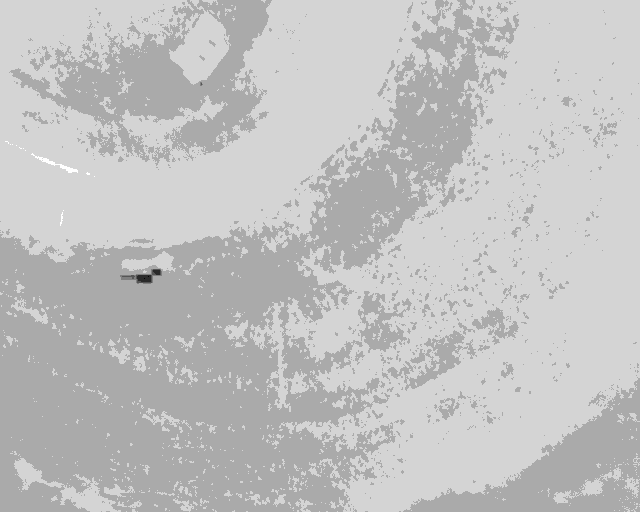
//> input picture 개발일지/회사_생활/IR_reader/IR_reader/images/IMG_04_0000000001_0.tiff, 640 x 512 px; its folder holds only this picture in this run
$ ./main   (built with g++ and OpenCV 4)
//> lines starting //> are read from the running program, lines starting //| are printed output that depends on the picture
// std
#include <iostream>
#include <filesystem>

// opencv
#include <opencv2/opencv.hpp>

int main() {

	// init
	namespace fs = std::filesystem;

#pragma region iron
	static const cv::Point3_<uchar> iron[128]
	{
		{ 0,	0,	0 },
		{ 0,	0,	0 },
		{ 0,	0,	36 },
		{ 0,	0,	51 },
		{ 0,	0,	66 },
		{ 0,	0,	81 },
		{ 2,	0,	90 },
		{ 4,	0,	99 },
		{ 7,	0,	106 },
		{ 11,	0,	115 },
		{ 14,	0,	119 },
		{ 20,	0,	123 },
		{ 27,	0,	128 },
		{ 33,	0,	133 },
		{ 41,	0,	137 },
		{ 48,	0,	140 },
		{ 55,	0,	143 },
		{ 61,	0,	146 },
		{ 66,	0,	149 },
		{ 72,	0,	150 },
		{ 78,	0,	151 },
		{ 84,	0,	152 },
		{ 91,	0,	153 },
		{ 97,	0,	155 },
		{ 104,	0,	155 },
		{ 110,	0,	156 },
		{ 115,	0,	157 },
		{ 122,	0,	157 },
		{ 128,	0,	157 },
		{ 134,	0,	157 },
		{ 139,	0,	157 },
		{ 146,	0,	156 },
		{ 152,	0,	155 },
		{ 157,	0,	155 },
		{ 162,	0,	155 },
		{ 167,	0,	154 },
		{ 171,	0,	153 },
		{ 175,	1,	152 },
		{ 178,	1,	151 },
		{ 182,	2,	149 },
		{ 185,	4,	149 },
		{ 188,	5,	147 },
		{ 191,	6,	146 },
		{ 193,	8,	144 },
		{ 195,	11,	142 },
		{ 198,	13,	139 },
		{ 201,	17,	135 },
		{ 203,	20,	132 },
		{ 206,	23,	127 },
		{ 208,	26,	121 },
		{ 210,	29,	116 },
		{ 212,	33,	111 },
		{ 214,	37,	103 },
		{ 217,	41,	97 },
		{ 219,	46,	89 },
		{ 221,	49,	78 },
		{ 223,	53,	66 },
		{ 224,	56,	54 },
		{ 226,	60,	42 },
		{ 228,	64,	30 },
		{ 229,	68,	25 },
		{ 231,	72,	20 },
		{ 232,	76,	16 },
		{ 234,	78,	12 },
		{ 235,	82,	10 },
		{ 236,	86,	8 },
		{ 237,	90,	7 },
		{ 238,	93,	5 },
		{ 239,	96,	4 },
		{ 240,	100,	3 },
		{ 241,	103,	3 },
		{ 241,	106,	2 },
		{ 242,	109,	1 },
		{ 243,	113,	1 },
		{ 244,	116,	0 },
		{ 244,	120,	0 },
		{ 245,	125,	0 },
		{ 246,	129,	0 },
		{ 247,	133,	0 },
		{ 248,	136,	0 },
		{ 248,	139,	0 },
		{ 249,	142,	0 },
		{ 249,	145,	0 },
		{ 250,	149,	0 },
		{ 251,	154,	0 },
		{ 252,	159,	0 },
		{ 253,	163,	0 },
		{ 253,	168,	0 },
		{ 253,	172,	0 },
		{ 254,	176,	0 },
		{ 254,	179,	0 },
		{ 254,	184,	0 },
		{ 254,	187,	0 },
		{ 254,	191,	0 },
		{ 254,	195,	0 },
		{ 254,	199,	0 },
		{ 254,	202,	1 },
		{ 254,	205,	2 },
		{ 254,	208,	5 },
		{ 254,	212,	9 },
		{ 254,	216,	12 },
		{ 255,	219,	15 },
		{ 255,	221,	23 },
		{ 255,	224,	32 },
		{ 255,	227,	39 },
		{ 255,	229,	50 },
		{ 255,	232,	63 },
		{ 255,	235,	75 },
		{ 255,	238,	88 },
		{ 255,	239,	102 },
		{ 255,	241,	116 },
		{ 255,	242,	134 },
		{ 255,	244,	149 },
		{ 255,	245,	164 },
		{ 255,	247,	179 },
		{ 255,	248,	192 },
		{ 255,	249,	203 },
		{ 255,	251,	216 },
		{ 255,	253,	228 },
		{ 255,	254,	239 },
		{ 255,	255,	249 },
		{ 255,	255,	249 },
		{ 255,	255,	249 },
		{ 255,	255,	249 },
		{ 255,	255,	249 },
		{ 255,	255,	249 },
		{ 255,	255,	249 },
		{ 255,	255,	249 }
	};

#pragma endregion

	fs::path file_path = fs::current_path() / "images";

	std::vector<fs::path> image_paths;
	for (const auto& image : fs::directory_iterator(file_path))
		image_paths.push_back(image.path());


	for (const auto& img_path : image_paths)
	{
		// test
		cv::Mat image = cv::imread(img_path.string(), cv::IMREAD_UNCHANGED);
//> image is the input picture: 512 rows x 640 cols, CV_16UC1; min 3575, max 4917, mean 4631

		//double min_temp = 0.0; // 최소 온도 (예시)
		//double max_temp = 65535.0; // 최대 온도(16비트 데이터의 최대 값)
		//cv::minMaxIdx(image, &min_temp, &max_temp);

		cv::Mat temp_Image;
		image.convertTo(temp_Image, CV_32F);
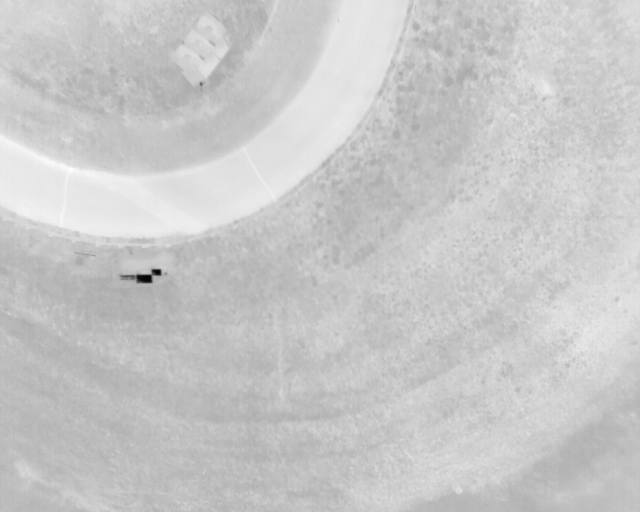
//> temp_Image: 512 rows x 640 cols, CV_32FC1; min 3575, max 4917, mean 4631; drawn with min black and max white
		temp_Image = temp_Image / 40.0 - 100.0;

		double min_temp;
		double max_temp;
		cv::minMaxLoc(temp_Image, &min_temp, &max_temp);
//> min_temp = -10.62; max_temp = 22.93

		//std::numeric_limits<unsigned short>::max();
		cv::Mat normalized_Image;
		//																	alph, beta
		//																	255.0(x - min_temp) / (max_temp - min_temp) = 0 ~ 255
		temp_Image.convertTo(normalized_Image, CV_8U, 255.0 / (max_temp - min_temp), -min_temp * 255.0 / (max_temp - min_temp));

		cv::Mat colored_Image;
		cv::applyColorMap(normalized_Image, colored_Image, cv::COLORMAP_INFERNO);
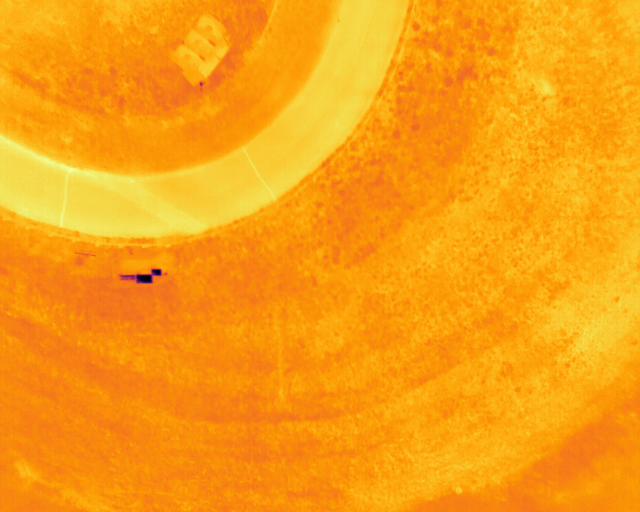
//> colored_Image: 512 rows x 640 cols, CV_8UC3; mean B, G, R 19.6, 158.9, 249.4

		cv::imshow("Thermal Image1", colored_Image);
		cv::waitKey(0);
	}


	return 0;
}

$ run again, on 개발일지/회사_생활/IR_reader/IR_reader/images/IMG_04_0000000005_0.tiff
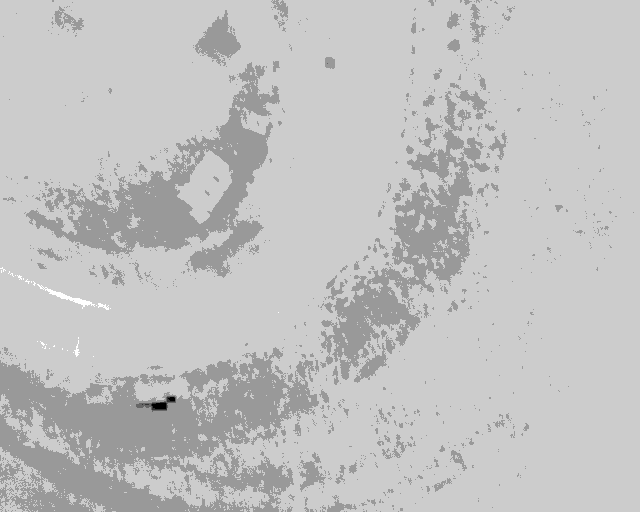
//> input picture 개발일지/회사_생활/IR_reader/IR_reader/images/IMG_04_0000000005_0.tiff, 640 x 512 px
//> image is the input picture: 512 rows x 640 cols, CV_16UC1; min 3585, max 4927, mean 4666.5
//> `image.convertTo(temp_Image, CV_32F);`:
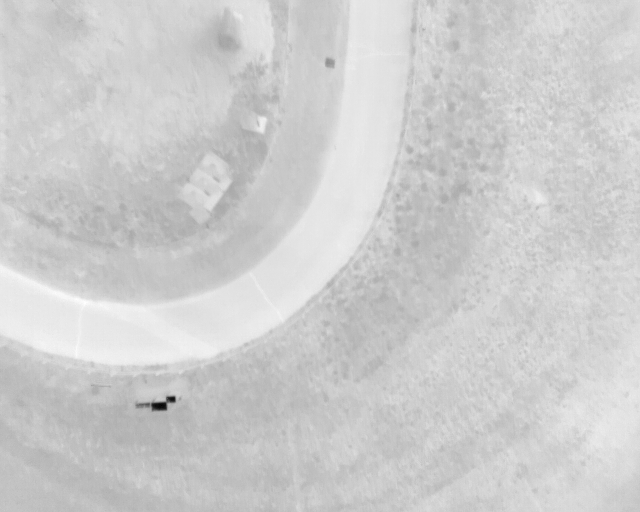
//> temp_Image: 512 rows x 640 cols, CV_32FC1; min 3585, max 4927, mean 4666.5; drawn with min black and max white
//> min_temp = -10.38; max_temp = 23.18
//> `cv::applyColorMap(normalized_Image, colored_Image, cv::COLORMAP_INFERN..`:
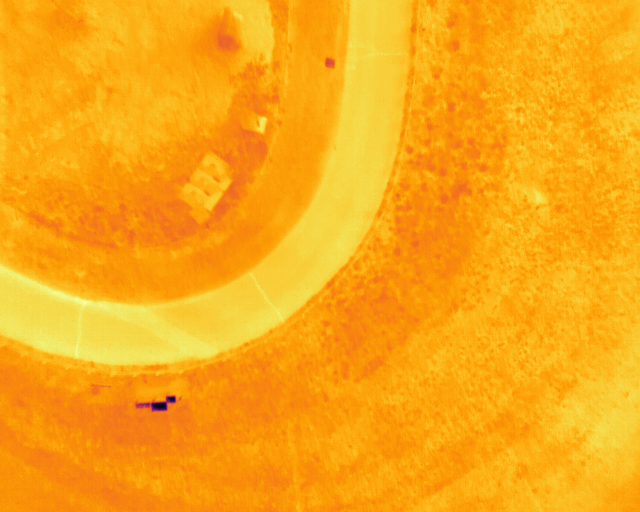
//> colored_Image: 512 rows x 640 cols, CV_8UC3; mean B, G, R 22.7, 167.9, 249.9

$ run again, on 개발일지/회사_생활/IR_reader/IR_reader/images/IMG_04_0000000006_0.tiff
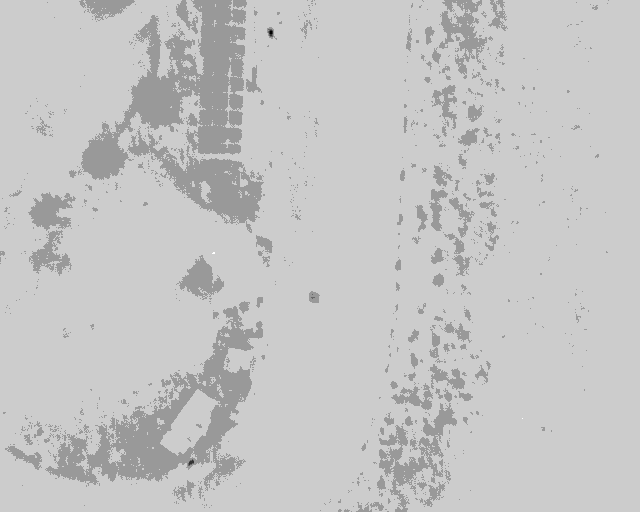
//> input picture 개발일지/회사_생활/IR_reader/IR_reader/images/IMG_04_0000000006_0.tiff, 640 x 512 px
//> image is the input picture: 512 rows x 640 cols, CV_16UC1; min 3782, max 4893, mean 4673.7
//> `image.convertTo(temp_Image, CV_32F);`:
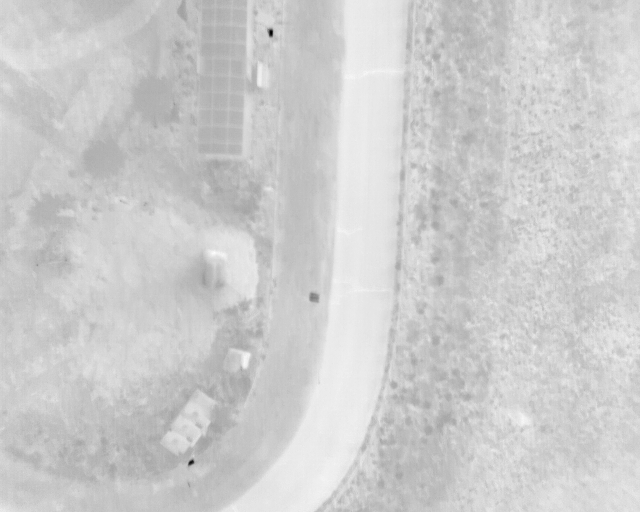
//> temp_Image: 512 rows x 640 cols, CV_32FC1; min 3782, max 4893, mean 4673.7; drawn with min black and max white
//> min_temp = -5.45; max_temp = 22.33
//> `cv::applyColorMap(normalized_Image, colored_Image, cv::COLORMAP_INFERN..`:
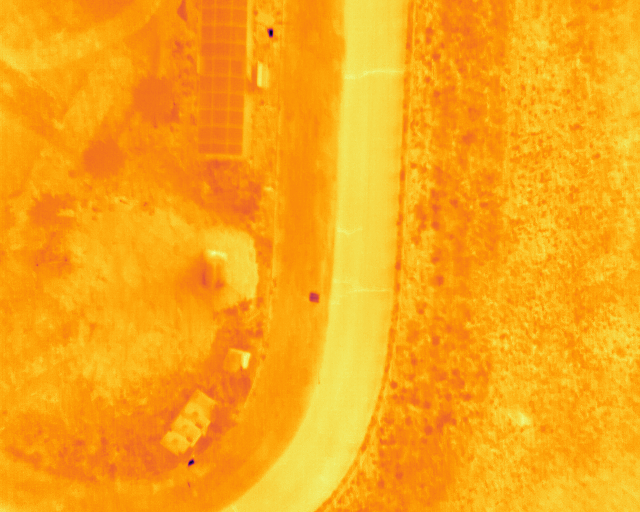
//> colored_Image: 512 rows x 640 cols, CV_8UC3; mean B, G, R 23.6, 166.4, 249.6

$ run again, on 개발일지/회사_생활/IR_reader/IR_reader/images/IMG_04_0000000007_0.tiff
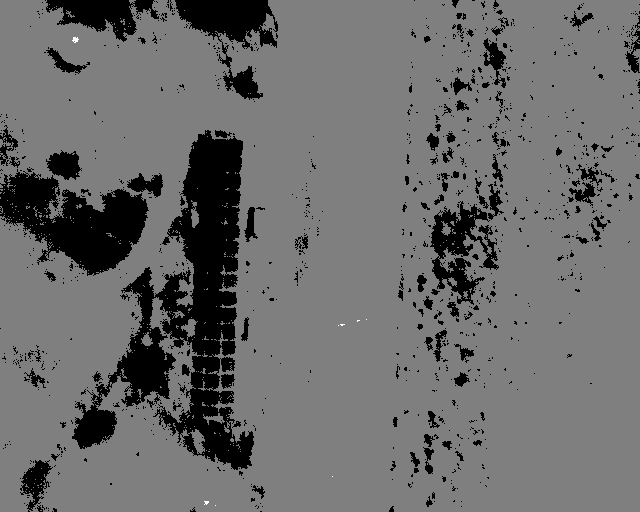
//> input picture 개발일지/회사_생활/IR_reader/IR_reader/images/IMG_04_0000000007_0.tiff, 640 x 512 px
//> image is the input picture: 512 rows x 640 cols, CV_16UC1; min 4448, max 4896, mean 4672.6
//> `image.convertTo(temp_Image, CV_32F);`:
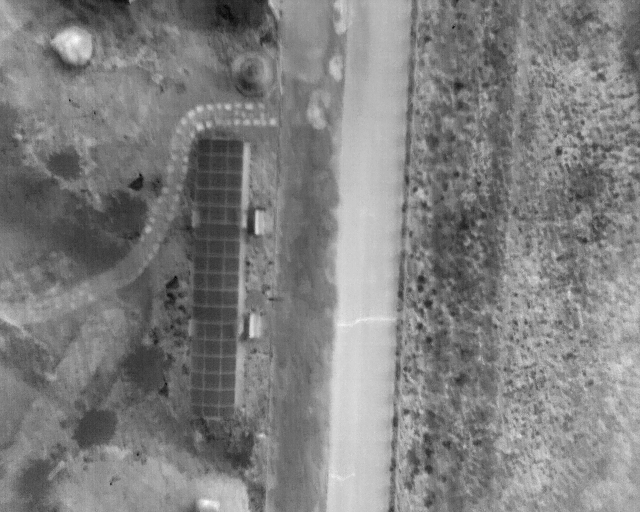
//> temp_Image: 512 rows x 640 cols, CV_32FC1; min 4448, max 4896, mean 4672.6; drawn with min black and max white
//> min_temp = 11.2; max_temp = 22.4
//> `cv::applyColorMap(normalized_Image, colored_Image, cv::COLORMAP_INFERN..`:
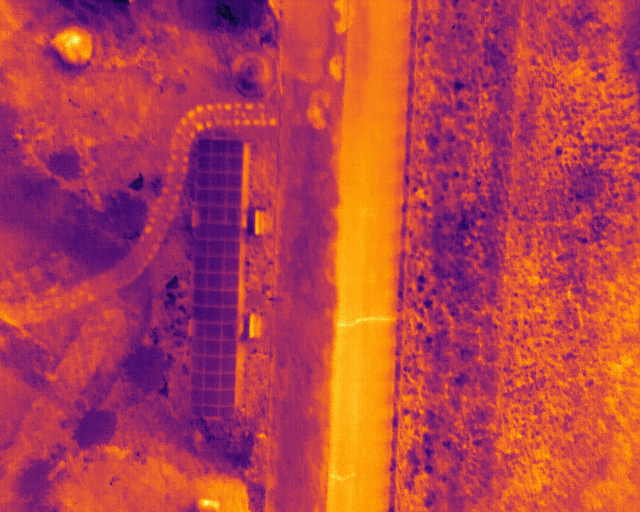
//> colored_Image: 512 rows x 640 cols, CV_8UC3; mean B, G, R 77.5, 63.4, 180.8
